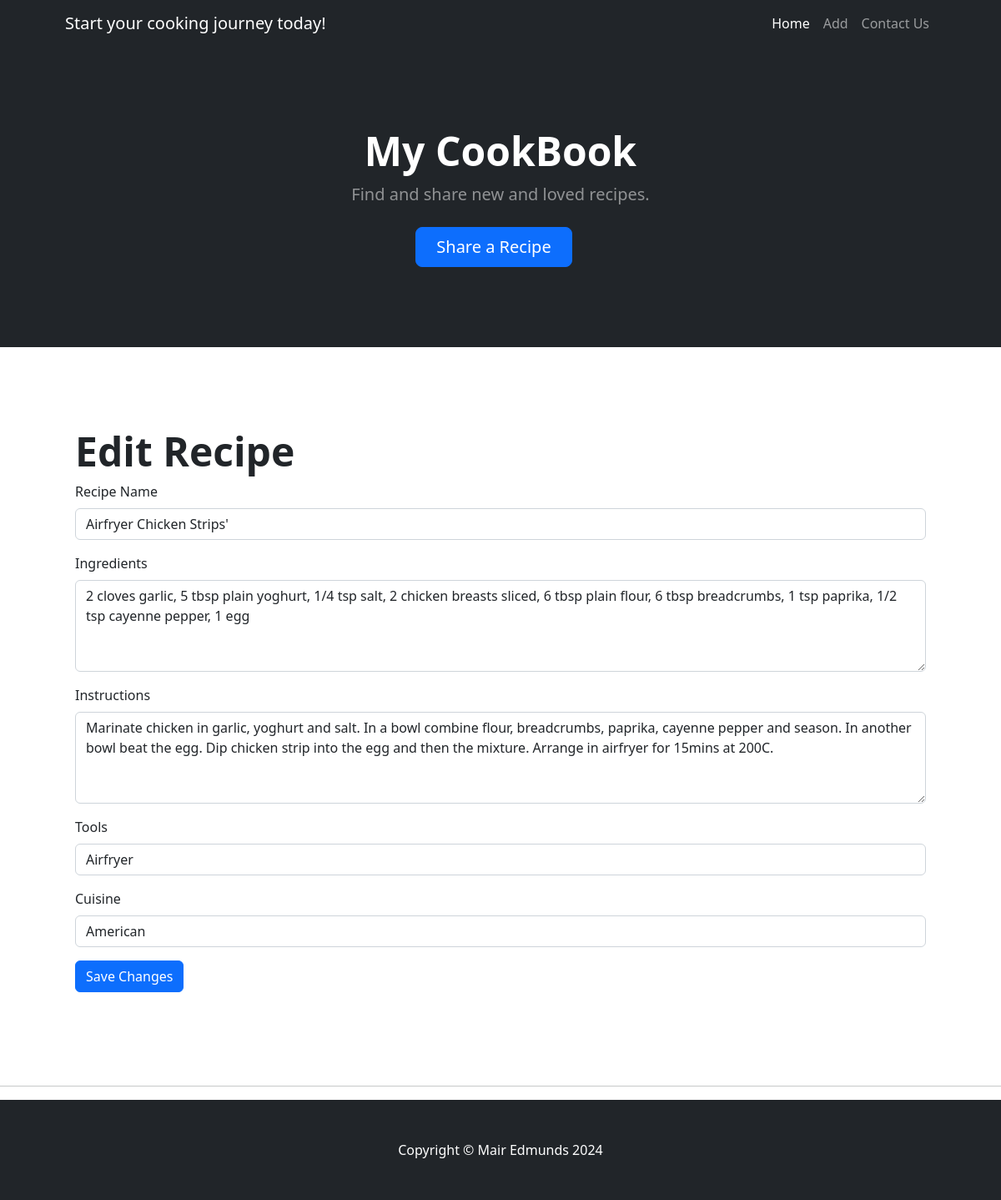
Page /edit_recipe/2 on the committed database.
### run.py (models this page shows)
class Recipe(db.Model):
    id = db.Column(db.Integer, primary_key=True)
    name = db.Column(db.String(255), nullable=False)
    ingredients = db.Column(db.Text, nullable=False)
    instructions = db.Column(db.Text, nullable=False)
    tools = db.Column(db.String(255), nullable=False)
    cuisine = db.Column(db.String(255), nullable=False)

### run.py (the view, shortened to what this page needs)
@app.route('/edit_recipe/<int:recipe_id>', methods=['GET', 'POST'])
def edit_recipe(recipe_id):
    recipe = Recipe.query.get(recipe_id)
    if recipe is None:
        return "Recipe not found", 404
    return render_template('edit_recipe.html', recipe=recipe)

### templates/edit_recipe.html
{% extends "base.html" %}
{% block content %}
<section class="py-5">
    <div class="container px-5 my-5">
        <h2 class="display-5 fw-bolder">Edit Recipe</h2>
        <form method="POST" action="{{ url_for('edit_recipe', recipe_id=recipe.id) }}">
            <div class="mb-3">
                <label for="name" class="form-label">Recipe Name</label>
                <input type="text" class="form-control" id="name" name="name" value="{{ recipe.name }}" required>
            </div>
            <div class="mb-3">
                <label for="ingredients" class="form-label">Ingredients</label>
                <textarea class="form-control" id="ingredients" name="ingredients" rows="4"
                    required>{{ recipe.ingredients }}</textarea>
            </div>
            <div class="mb-3">
                <label for="instructions" class="form-label">Instructions</label>
                <textarea class="form-control" id="instructions" name="instructions" rows="4"
                    required>{{ recipe.instructions }}</textarea>
            </div>
            <div class="mb-3">
                <label for="tools" class="form-label">Tools</label>
                <input type="text" class="form-control" id="tools" name="tools" value="{{ recipe.tools }}" required>
            </div>
            <div class="mb-3">
                <label for="cuisine" class="form-label">Cuisine</label>
                <input type="text" class="form-control" id="cuisine" name="cuisine" value="{{ recipe.cuisine }}"
                    required>
            </div>
            <button type="submit" class="btn btn-primary">Save Changes</button>
        </form>
    </div>
</section>
{% endblock %}

### rows in the picture
Recipe: name "Airfryer Chicken Strips'", ingredients "2 cloves garlic, 5 tbsp plain yoghurt, 1/4 tsp salt, 2 chicken breasts sliced, 6 tbsp plain flour, 6 tbsp breadcrumbs, 1 tsp paprika, 1/2 tsp cayenne pepper, 1 egg", instructions "Marinate chicken in garlic, yoghurt and salt. In a bowl combine flour, breadcrumbs, paprika, cayenne pepper and season. In another bowl beat the egg. Dip chicken strip into the egg and then the mixture. Arrange in airfryer for 15mins at 200C.", tools "Airfryer", cuisine "American"
